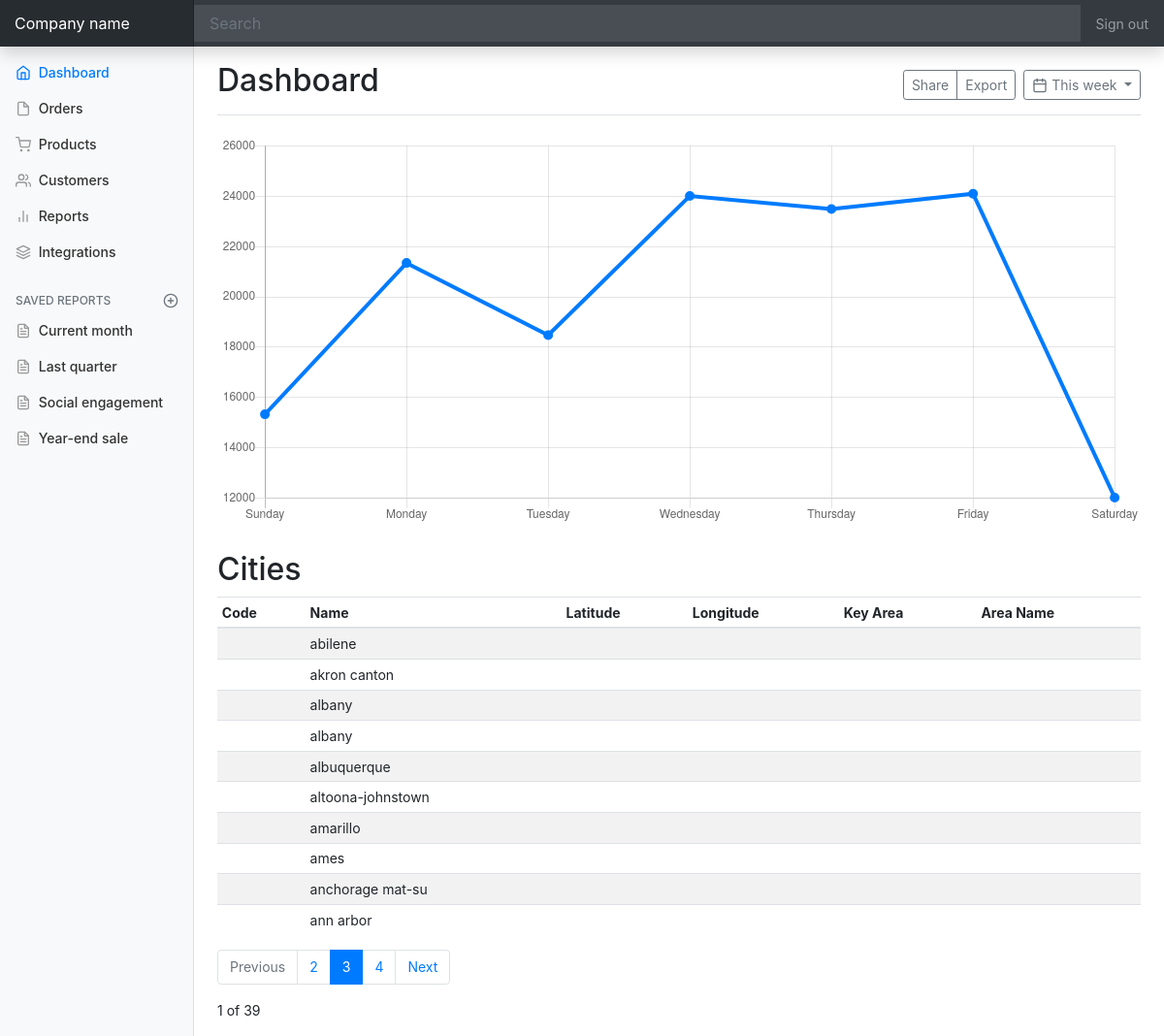
Before: /cities/ with the older database file.
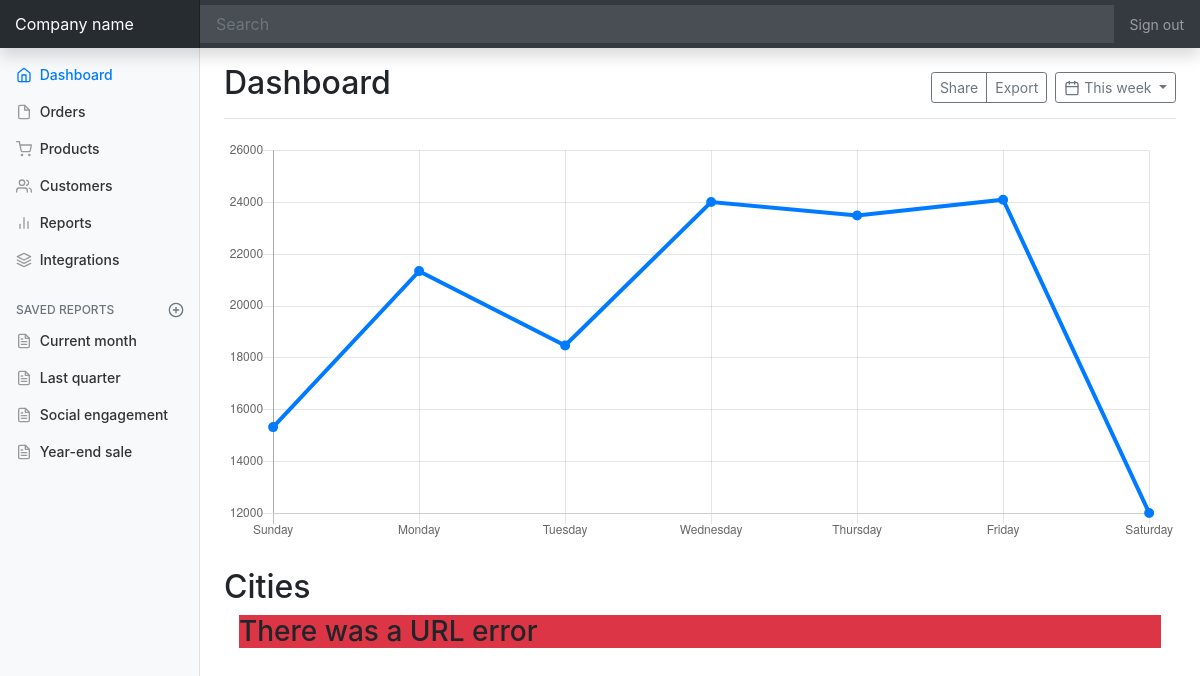
After: the same page with the newer database file.
### scrapper/models.py (models this page shows, shortened)
class CityName(models.Model):
    id = models.UUIDField(primary_key=True, default=uuid4, editable=False)
    site = models.CharField(max_length=60, blank=False)
    name = models.CharField(max_length=60, blank=False)
    latitude_longitude_id = models.ForeignKey(
        LatitudeLongitude, on_delete=models.CASCADE)
    county = models.CharField(max_length=60, blank=True)
    state = models.CharField(max_length=60, blank=True)
    country = models.CharField(max_length=60, default="United States")
    area_key = models.CharField(max_length=60, blank=True)
    area_name = models.CharField(max_length=60, blank=True)
    created_at = models.DateTimeField(auto_now_add=True)
    updated_at = models.DateTimeField(auto_now=True)

### scrapper/views.py (the view)
# urls.py: path("", views.index, name="index")
def index(request):
    page = request.GET.get("page")
    if page is None:
        page = 1
    else:
        page = int(page)
    display = request.GET.get("display")
    if display is None:
        display = 10
    else:
        display = int(display)
    query = CityName.objects
    total = query.count()
    total_pages = total // display
    if page > total_pages or page < 1:
        error = True
    else:
        error = False
    first_page = True if page == 1 else False
    last_page = True if page == total_pages else False
    start = display * (page - 1)
    end = start + display
    cities = query.order_by("name")[start:end]
    context = {
        "cities": cities,
        "display": display,
        "page": page,
        "first_page": first_page,
        "last_page": last_page,
        "total_pages": total_pages,
        "error": error
    }
    return render(request, 'cities/index.html', context)

### scrapper/templates/cities/index.html (shortened to what this page needs)
<!doctype html>
<html lang="en">
  <head>
    <link rel="stylesheet" href="https://stackpath.bootstrapcdn.com/bootstrap/4.2.1/css/bootstrap.min.css">
  </head>
  <body>
    <nav class="navbar navbar-dark fixed-top bg-dark flex-md-nowrap p-0 shadow">
      <a class="navbar-brand col-sm-3 col-md-2 mr-0" href="#">Company name</a>
      <input class="form-control form-control-dark w-100" type="text" placeholder="Search" aria-label="Search">
      <ul class="navbar-nav px-3">
        <li class="nav-item text-nowrap">
          <a class="nav-link" href="#">Sign out</a>
        </li>
      </ul>
    </nav>
    <div class="container-fluid">
      <div class="row">
        <nav class="col-md-2 d-none d-md-block bg-light sidebar">
          <div class="sidebar-sticky">
            <ul class="nav flex-column">
              <li class="nav-item">
                <a class="nav-link active" href="#">
                  <span data-feather="home"></span>
                  Dashboard <span class="sr-only">(current)</span>
                </a>
              </li>
              <li class="nav-item">
                <a class="nav-link" href="#">
                  <span data-feather="file"></span>
                  Orders
                </a>
              </li>
              <li class="nav-item">
                <a class="nav-link" href="#">
                  <span data-feather="shopping-cart"></span>
                  Products
                </a>
              </li>
              <li class="nav-item">
                <a class="nav-link" href="#">
                  <span data-feather="users"></span>
                  Customers
                </a>
              </li>
              <li class="nav-item">
                <a class="nav-link" href="#">
                  <span data-feather="bar-chart-2"></span>
                  Reports
                </a>
              </li>
              <li class="nav-item">
                <a class="nav-link" href="#">
                  <span data-feather="layers"></span>
                  Integrations
                </a>
              </li>
            </ul>
            <h6 class="sidebar-heading d-flex justify-content-between align-items-center px-3 mt-4 mb-1 text-muted">
              <span>Saved reports</span>
              <a class="d-flex align-items-center text-muted" href="#">
                <span data-feather="plus-circle"></span>
              </a>
            </h6>
            <ul class="nav flex-column mb-2">
              <li class="nav-item">
                <a class="nav-link" href="#">
                  <span data-feather="file-text"></span>
                  Current month
                </a>
              </li>
              <li class="nav-item">
                <a class="nav-link" href="#">
                  <span data-feather="file-text"></span>
                  Last quarter
                </a>
              </li>
              <li class="nav-item">
                <a class="nav-link" href="#">
                  <span data-feather="file-text"></span>
                  Social engagement
                </a>
              </li>
              <li class="nav-item">
                <a class="nav-link" href="#">
                  <span data-feather="file-text"></span>
                  Year-end sale
                </a>
              </li>
            </ul>
          </div>
        </nav>
        <main role="main" class="col-md-9 ml-sm-auto col-lg-10 px-4">
          <div class="d-flex justify-content-between flex-wrap flex-md-nowrap align-items-center pt-3 pb-2 mb-3 border-bottom">
            <h1 class="h2">Dashboard</h1>
            <div class="btn-toolbar mb-2 mb-md-0">
              <div class="btn-group mr-2">
                <button type="button" class="btn btn-sm btn-outline-secondary">Share</button>
                <button type="button" class="btn btn-sm btn-outline-secondary">Export</button>
              </div>
              <button type="button" class="btn btn-sm btn-outline-secondary dropdown-toggle">
                <span data-feather="calendar"></span>
                This week
              </button>
            </div>
          </div>
          <canvas class="my-4 w-100" id="myChart" width="900" height="380"></canvas>
          <h2>Cities</h2>
          <div>
            {% if error %}
              <div class="container">
                <h3 class="bg-danger">There was a URL error</h3>
              </div>
              {% else %}
           {% if cities  %}
          <div class="table-responsive">
            <table class="table table-striped table-sm">
              <thead>
                <tr>
                  <th>Code</th>
                  <th>Name</th>
                  <th>Latitude</th>
                  <th>Longitude</th>
                  <th>Key Area</th>
                  <th>Area Name</th>
                </tr>
              </thead>
              <tbody>
                {% for city in cities%}
                <tr>
                  <td>{{city.site}}</td>
                  <td>{{city.name}}</td>
                  <td>{{city.latitude_longitude_id.latitude}}</td>
                  <td>{{city.latitude_longitude_id.longitude}}</td>
                  <td>{{city.area_key}}</td>
                  <td>{{city.area_name}}</td>
                </tr>
                {% endfor %}
              </tbody>
            </table>
            <nav aria-label="pagination">
              <ul class="pagination">
                <li class="page-item {% if first_page  %} disabled {% endif %}">
                  <a class="page-link" href="http://localhost:8000/cities/?page=1&display=50" tabindex="-1" aria-disabled="true">Previous</a>
                </li>
                <li class="page-item"><a class="page-link" href="http://localhost:8000/cities/?page=2&display=50">2</a></li>
                <li class="page-item active" aria-current="page">
                  <a class="page-link" href="http://localhost:8000/cities/?page=3&display=50">3 <span class="sr-only">(current)</span></a>
                </li>
                <li class="page-item"><a class="page-link" href="http://localhost:8000/cities/?page=4&display=50">4</a></li>
                <li class="page-item {% if last_page  %} disabled {% endif %}">
                  <a class="page-link" href="http://localhost:8000/cities/?page={{ total_pages}}&display=50#">Next</a>
                </li>
              </ul>
            </nav>
             <p>{{page}} of {{total_pages}}</p>
             {% else %} <h2 class="bg-warning">We have no cities :( </h2>{% endif %}
          </div>
          {% endif %}
        </main>
      </div>
    </div>
  <script>
    /* globals Chart:false, feather:false */
      (function () {
        'use strict'
        feather.replace()
        // Graphs
        var ctx = document.getElementById('myChart')
        // eslint-disable-next-line no-unused-vars
        var myChart = new Chart(ctx, {
          type: 'line',
          data: {
            labels: [
              'Sunday',
              'Monday',
              'Tuesday',
              'Wednesday',
              'Thursday',
              'Friday',
              'Saturday'
            ],
            datasets: [{
              data: [
                15339,
                21345,
                18483,
                24003,
                23489,
                24092,
                12034
              ],
              lineTension: 0,
              backgroundColor: 'transparent',
              borderColor: '#007bff',
              borderWidth: 4,
              pointBackgroundColor: '#007bff'
            }]
          },
          options: {
            scales: {
              yAxes: [{
                ticks: {
                  beginAtZero: false
                }
              }]
            },
            legend: {
              display: false
            }
          }
        })
      }())
    </script>
  </body>
</html>

### scrapper/templates/cities/index.html (style rules this page uses)
body { font-size: .875rem; }
.feather { width: 16px; height: 16px; vertical-align: text-bottom; }
.sidebar { position: fixed; top: 0; bottom: 0; left: 0; z-index: 100; padding: 48px 0 0; box-shadow: inset -1px 0 0 rgba(0, 0, 0, .1); }
.sidebar-sticky { position: relative; top: 0; height: calc(100vh - 48px); padding-top: .5rem; overflow-x: hidden; overflow-y: auto; }
.sidebar .nav-link { font-weight: 500; color: #333; }
.sidebar .nav-link .feather { margin-right: 4px; color: #999; }
.sidebar .nav-link.active { color: #007bff; }
.sidebar .nav-link:hover .feather, .sidebar .nav-link.active .feather { color: inherit; }
.sidebar-heading { font-size: .75rem; text-transform: uppercase; }
[role="main"] { padding-top: 133px; }
@media (min-width: 768px) { [role="main"] { padding-top: 48px; } }
.navbar-brand { padding-top: .75rem; padding-bottom: .75rem; font-size: 1rem; background-color: rgba(0, 0, 0, .25); box-shadow: inset -1px 0 0 rgba(0, 0, 0, .25); }
.navbar .form-control { padding: .75rem 1rem; border-width: 0; border-radius: 0; }
.form-control-dark { color: #fff; background-color: rgba(255, 255, 255, .1); border-color: rgba(255, 255, 255, .1); }

Changed rows visible on the page:
removed CityName: name "abilene"
removed CityName: name "akron canton"
removed CityName: name "albany"
removed CityName: name "albany"
removed CityName: name "albuquerque"
removed CityName: name "altoona-johnstown"
removed CityName: name "amarillo"
removed CityName: name "ames"
removed CityName: name "anchorage mat-su"
removed CityName: name "ann arbor"
Other visible differences:
{{ page }}: "1" → (not shown)
{{ total_pages }}: "39" → (not shown)
text no longer shown: "Code Name Latitude Longitude Key Area Area Name Previous 2 3 4 Next of"
text now shown: "There was a URL error"
